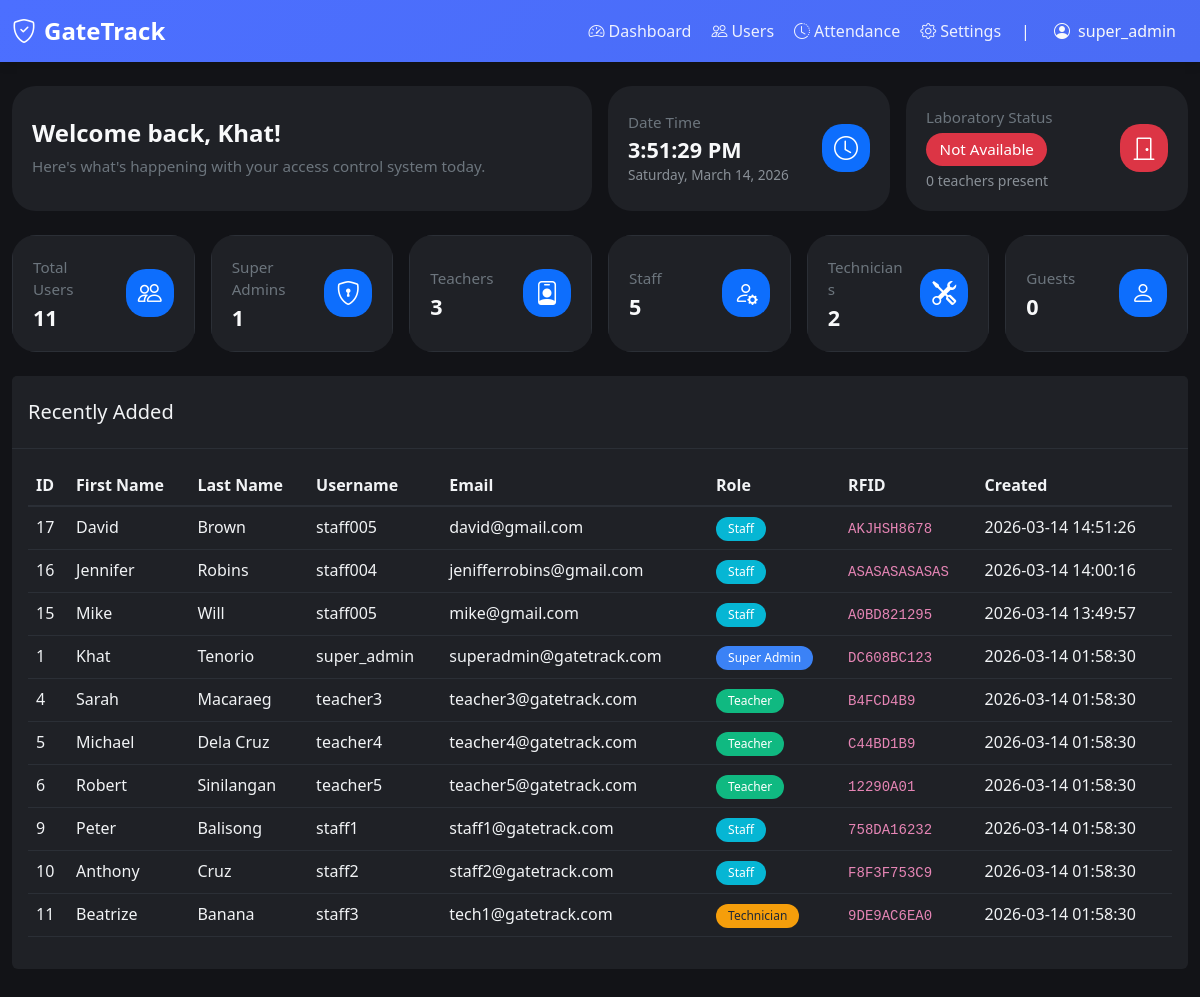
The app's page /dashboard (signed in) with its own data.
### tables this page shows
CREATE TABLE "users" (id INTEGER NOT NULL, username VARCHAR(80), email VARCHAR(120) NOT NULL, password VARCHAR(200), contact VARCHAR(20), gender VARCHAR(10), role VARCHAR(20) NOT NULL, created_at DATETIME, rfid TEXT, first_name VARCHAR(50), last_name VARCHAR(50), PRIMARY KEY (id), UNIQUE (email));

### app.py (the view)
@app.route('/dashboard')
@login_required
def dashboard():
    user_count = get_user_count_by_role()
    super_admin_count = get_user_count_by_role('super_admin')
    teacher_count = get_user_count_by_role('teacher')
    staff_count = get_user_count_by_role('staff')
    technician_count = get_user_count_by_role('technician')
    guest_count = get_user_count_by_role('guest')
    from database_utils import get_today_attendance_count, get_teachers_currently_present
    teachers_present = get_teachers_currently_present()
    lab_status = 'Available' if teachers_present > 0 else 'Not Available'
    all_users = get_all_users()
    recent_users = sorted(all_users, key=lambda u: u['created_at'] or '1900-01-01', reverse=True)[:10]
    return render_template(
        'dashboard.html',
        user_count=user_count,
        super_admin_count=super_admin_count,
        teacher_count=teacher_count,
        staff_count=staff_count,
        technician_count=technician_count,
        guest_count=guest_count,
        users=recent_users,
        teachers_present=teachers_present,
        lab_status=lab_status
    )

### app.py (called while the page is built)
def get_connection():
    conn = sqlite3.connect(DB_PATH)
    conn.row_factory = sqlite3.Row
    return conn

def get_all_users():
    conn = get_connection()
    cursor = conn.cursor()
    cursor.execute('SELECT * FROM users ORDER BY id')
    users = cursor.fetchall()
    conn.close()
    return users

def get_user_count_by_role(role=None):
    conn = get_connection()
    cursor = conn.cursor()
    if role:
        cursor.execute('SELECT COUNT(*) FROM users WHERE role = ?', (role,))
    else:
        cursor.execute('SELECT COUNT(*) FROM users')
    count = cursor.fetchone()[0]
    conn.close()
    return count

def login_required(f):
    @wraps(f)
    def decorated_function(*args, **kwargs):
        if 'user_id' not in session:
            flash('Please log in to access this page.', 'error')
            return redirect(url_for('login'))
        return f(*args, **kwargs)
    return decorated_function

### database_utils.py (called while the page is built)
def get_connection() -> sqlite3.Connection:
    conn = sqlite3.connect(DB_PATH)
    conn.row_factory = sqlite3.Row
    return conn

def get_teachers_currently_present() -> int:
    conn = get_connection()
    cursor = conn.cursor()
    today = date.today().strftime('%Y-%m-%d')
    cursor.execute('''
        SELECT COUNT(*) FROM attendance a
        JOIN users u ON a.user_id = u.id
        WHERE date(a.created_at) = ? AND u.role = 'teacher' AND a.time_out IS NULL
    ''', (today,))
    count = cursor.fetchone()[0]
    conn.close()
    return count

### templates/dashboard.html (shortened to what this page needs)
{% extends "nav.html" %} {% block title %}Dashboard - GateTrack{% endblock %}  {% block content %}
<div class="row g-3 mb-4">
  <div class="col-12 col-xl-6 col-lg-12">
    <div class="card dashboard-card welcome-card">
      <div class="card-body">
        <div class="welcome-text">
          <h2 class="mb-2 fw-bolder text-light">
            Welcome back, {{ session.get('first_name') }}!
          </h2>
          <p class="text-secondary mb-0">
            Here's what's happening with your access control system today.
          </p>
        </div>
      </div>
    </div>
  </div>
  <div class="col-12 col-md-6 col-xl-3">
    <div class="card dashboard-card top-info-card">
      <div class="card-body">
        <div class="top-info-content">
          <p class="text-secondary card-label">Date Time</p>
          <h3 class="mb-1 live-clock text-light" id="live-clock">Loading...</h3>
          <p class="text-muted date-text mb-0" id="date-display"></p>
        </div>
        <div class="stats-icon bg-primary">
          <i class="bi bi-clock fs-4"></i>
        </div>
      </div>
    </div>
  </div>
  <div class="col-12 col-md-6 col-xl-3">
    <div class="card dashboard-card top-info-card">
      <div class="card-body">
        <div class="top-info-content">
          <p class="text-secondary card-label">Laboratory Status</p>
          <h3 class="mb-1">
            <span
              class="badge status-badge {% if lab_status == 'Available' %}bg-success{% else %}bg-danger{% endif %}"
            >
              {{ lab_status }}
            </span>
          </h3>
          <p class="text-muted small mb-0">
            {{ teachers_present }} teachers present
          </p>
        </div>
        <div
          class="stats-icon {% if lab_status == 'Available' %}bg-success{% else %}bg-danger{% endif %}"
        >
          <i
            class="bi {% if lab_status == 'Available' %}bi-door-open{% else %}bi-door-closed{% endif %} fs-4"
          ></i>
        </div>
      </div>
    </div>
  </div>
</div>
<div class="row g-3 mb-4">
  <div class="col-12 col-sm-6 col-lg-4 col-xl-2">
    <div class="card dashboard-card stats-card">
      <div class="card-body">
        <div class="stats-content">
          <p class="text-secondary card-label">Total Users</p>
          <h3 class="text-light">{{ user_count }}</h3>
        </div>
        <div class="stats-icon bg-primary">
          <i class="bi bi-people fs-4"></i>
        </div>
      </div>
    </div>
  </div>
  <div class="col-12 col-sm-6 col-lg-4 col-xl-2">
    <div class="card dashboard-card stats-card">
      <div class="card-body">
        <div class="stats-content">
          <p class="text-secondary card-label">Super Admins</p>
          <h3 class="text-light">{{ super_admin_count }}</h3>
        </div>
        <div class="stats-icon bg-primary">
          <i class="bi bi-shield-lock fs-4"></i>
        </div>
      </div>
    </div>
  </div>
  <div class="col-12 col-sm-6 col-lg-4 col-xl-2">
    <div class="card dashboard-card stats-card">
      <div class="card-body">
        <div class="stats-content">
          <p class="text-secondary card-label">Teachers</p>
          <h3 class="text-light">{{ teacher_count }}</h3>
        </div>
        <div class="stats-icon bg-primary">
          <i class="bi bi-person-badge fs-4"></i>
        </div>
      </div>
    </div>
  </div>
  <div class="col-12 col-sm-6 col-lg-4 col-xl-2">
    <div class="card dashboard-card stats-card">
      <div class="card-body">
        <div class="stats-content">
          <p class="text-secondary card-label">Staff</p>
          <h3 class="text-light">{{ staff_count }}</h3>
        </div>
        <div class="stats-icon bg-primary">
          <i class="bi bi-person-gear fs-4"></i>
        </div>
      </div>
    </div>
  </div>
  <div class="col-12 col-sm-6 col-lg-4 col-xl-2">
    <div class="card dashboard-card stats-card">
      <div class="card-body">
        <div class="stats-content">
          <p class="text-secondary card-label">Technicians</p>
          <h3 class="text-light">{{ technician_count }}</h3>
        </div>
        <div class="stats-icon bg-primary">
          <i class="bi bi-tools fs-4"></i>
        </div>
      </div>
    </div>
  </div>
  <div class="col-12 col-sm-6 col-lg-4 col-xl-2">
    <div class="card dashboard-card stats-card">
      <div class="card-body">
        <div class="stats-content">
          <p class="text-secondary card-label">Guests</p>
          <h3 class="text-light">{{ guest_count }}</h3>
        </div>
        <div class="stats-icon bg-primary">
          <i class="bi bi-person fs-4"></i>
        </div>
      </div>
    </div>
  </div>
</div>
<div class="row">
  <div class="col-12">
    <div class="card">
      <div
        class="card-header d-flex justify-content-between align-items-center"
      >
        <h5 class="my-3">Recently Added</h5>
      </div>
      <div class="card-body">
        <div class="table-responsive">
          <table class="table">
            <thead>
              <tr>
                <th>ID</th>
                <th>First Name</th>
                <th>Last Name</th>
                <th>Username</th>
                <th>Email</th>
                <th>Role</th>
                <th>RFID</th>
                <th>Created</th>
              </tr>
            </thead>
            <tbody>
              {% for user in users[:15] %}
              <tr>
                <td>{{ user.id }}</td>
                <td>{{ user.first_name or '-' }}</td>
                <td>{{ user.last_name or '-' }}</td>
                <td>{{ user.username or '-' }}</td>
                <td>{{ user.email }}</td>
                <td>
                  <span
                    class="badge badge-role-{{ user.role | replace('_', '-') }}"
                  >
                    {{ user.role.replace('_', ' ').title() }}
                  </span>
                </td>
                <td><code>{{ user.rfid or 'N/A' }}</code></td>
                <td>{{ user.created_at }}</td>
              </tr>
              {% endfor %}
            </tbody>
          </table>
        </div>
      </div>
    </div>
  </div>
</div>
{% endblock %}

### static/css/style.css (style rules this page uses)
[data-bs-theme="dark"] { --bg-primary: #121317; --bg-secondary: #1f2126; --text-primary: #f1f3f5; --text-secondary: #9aa0a6; --primary: #4c6fff; --primary-hover: #5c7cff; --border-color: #2b2f36; --card-shadow: 0 4px 14px rgba(0, 0, 0, 0.45); }
body { background-color: var(--bg-primary); color: var(--text-primary); font-family: "Segoe UI", Tahoma, Geneva, Verdana, sans-serif; min-height: 100vh; transition: background-color 0.3s ease, color 0.3s ease; }
.card { background-color: var(--bg-secondary); border: 1px solid var(--border-color); box-shadow: var(--card-shadow); transition: background-color 0.3s ease, border-color 0.3s ease; }
.card-header { background-color: var(--bg-secondary); border-bottom: 1px solid var(--border-color); color: var(--text-primary); }
.table { color: var(--text-primary); }
.table thead th { background-color: var(--bg-primary); border-bottom: 2px solid var(--border-color); color: var(--text-primary); font-weight: 600; }
.table tbody tr { border-bottom: 1px solid var(--border-color); transition: background-color 0.2s ease; }
.card, .stats-card, .stats-card .card-body { background-color: var(--bg-secondary) !important; border: 1px solid var(--border-color) !important; box-shadow: var(--card-shadow) !important; }
.card-header { background-color: var(--bg-secondary) !important; border-bottom-color: var(--border-color) !important; color: var(--text-primary) !important; }
.table { color: var(--text-primary) !important; background-color: var(--bg-secondary) !important; }
.table thead th { background-color: var(--bg-primary) !important; border-bottom: 2px solid var(--border-color) !important; color: var(--text-primary) !important; font-weight: 600; }
.table tbody tr { background-color: transparent !important; border-color: var(--border-color) !important; }
.table tbody td { color: var(--text-primary) !important; border-color: var(--border-color) !important; }
.stats-icon { background-color: var(--primary) !important; }
.badge { padding: 6px 12px; font-weight: 500; border-radius: 6px; }

### templates/nav.html (style rules this page uses)
.card { border: none !important; box-shadow: none !important; }
.table thead th, .table tbody tr, .table tbody td { background-color: transparent !important; color: inherit !important; }

### records on screen
users: get "Khat", id "1", first_name "Khat", last_name "Tenorio", username "super_admin", email "superadmin@gatetrack.com", role.replace "Super Admin", rfid "DC608BC123", created_at "2026-03-14 01:58:30"
users: id "17", first_name "David", last_name "Brown", username "staff005", email "david@gmail.com", role.replace "Staff", rfid "AKJHSH8678", created_at "2026-03-14 14:51:26"
users: id "16", first_name "Jennifer", last_name "Robins", username "staff004", email "jenifferrobins@gmail.com", role.replace "Staff", rfid "ASASASASASAS", created_at "2026-03-14 14:00:16"
users: id "15", first_name "Mike", last_name "Will", username "staff005", email "mike@gmail.com", role.replace "Staff", rfid "A0BD821295", created_at "2026-03-14 13:49:57"
users: id "4", first_name "Sarah", last_name "Macaraeg", username "teacher3", email "teacher3@gatetrack.com", role.replace "Teacher", rfid "B4FCD4B9", created_at "2026-03-14 01:58:30"
users: id "5", first_name "Michael", last_name "Dela Cruz", username "teacher4", email "teacher4@gatetrack.com", role.replace "Teacher", rfid "C44BD1B9", created_at "2026-03-14 01:58:30"
users: id "6", first_name "Robert", last_name "Sinilangan", username "teacher5", email "teacher5@gatetrack.com", role.replace "Teacher", rfid "12290A01", created_at "2026-03-14 01:58:30"
users: id "9", first_name "Peter", last_name "Balisong", username "staff1", email "staff1@gatetrack.com", role.replace "Staff", rfid "758DA16232", created_at "2026-03-14 01:58:30"
users: id "10", first_name "Anthony", last_name "Cruz", username "staff2", email "staff2@gatetrack.com", role.replace "Staff", rfid "F8F3F753C9", created_at "2026-03-14 01:58:30"
users: id "11", first_name "Beatrize", last_name "Banana", username "staff3", email "tech1@gatetrack.com", role.replace "Technician", rfid "9DE9AC6EA0", created_at "2026-03-14 01:58:30"

### other values on screen
{{ session.get('username') or session.get('email') }} "super_admin"
{{ lab_status }} "Not Available"
{{ teachers_present }} "0"
{{ user_count }} "11"
{{ super_admin_count }} "1"
{{ teacher_count }} "3"
{{ staff_count }} "5"
{{ technician_count }} "2"
{{ guest_count }} "0"
